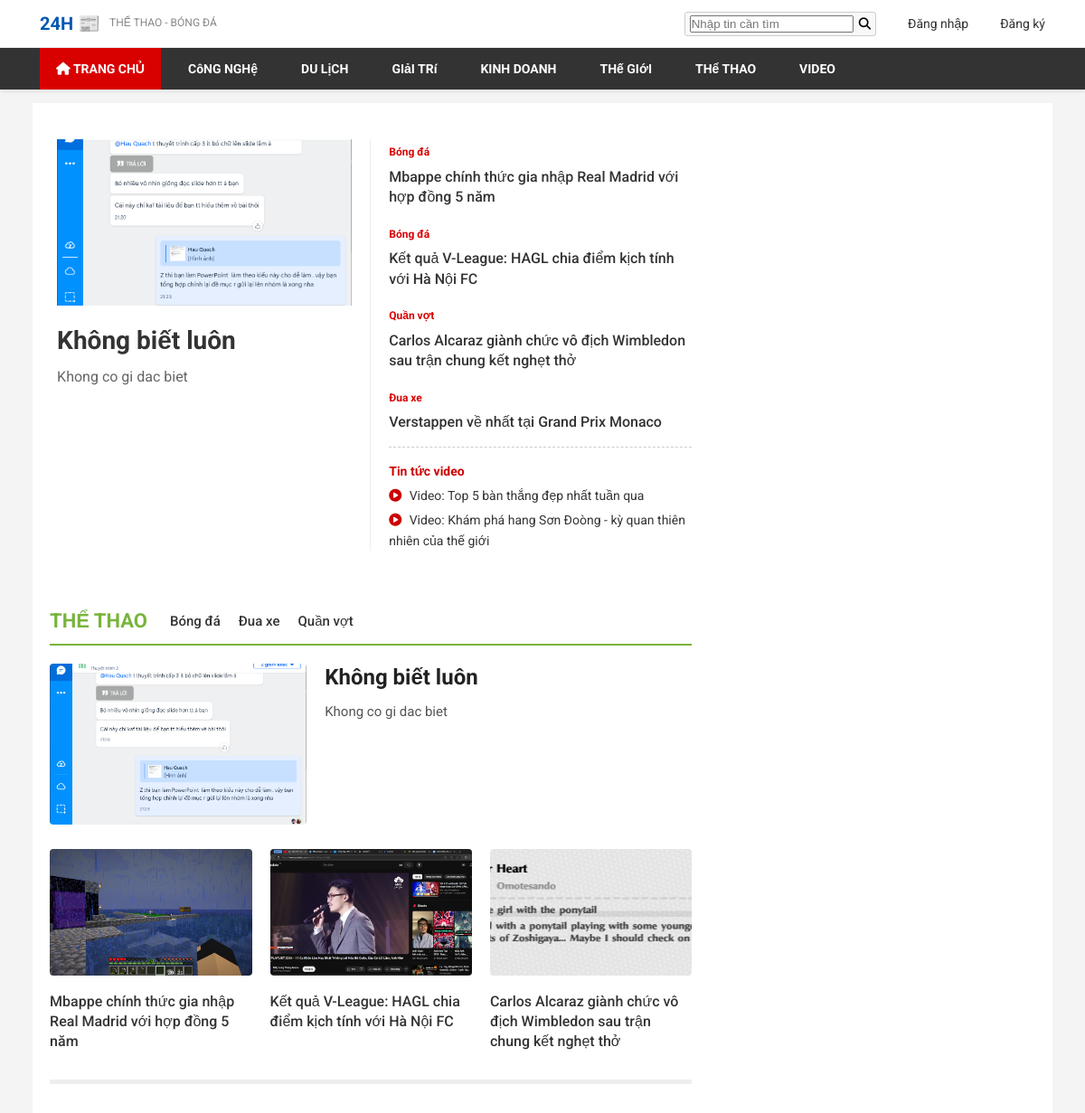
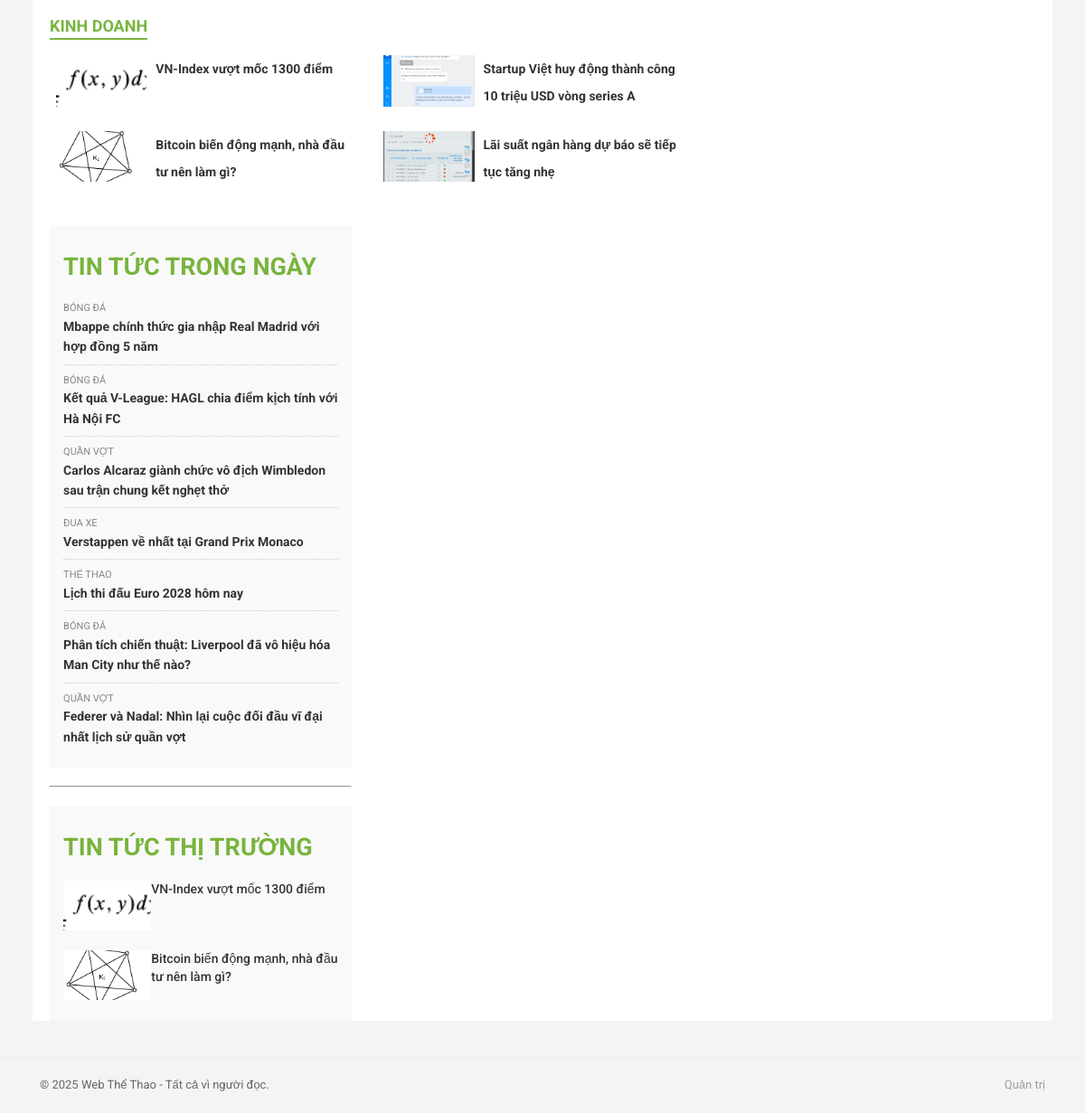
The page / on the database its author committed (2 pictures, top to bottom).
### tables this page shows
CREATE TABLE `categories` (
  `category_id` int(11) NOT NULL AUTO_INCREMENT PRIMARY KEY,
  `name` varchar(100) NOT NULL,
  `slug` varchar(120) UNIQUE NOT NULL,
  `parent_id` int(11) DEFAULT NULL
);

CREATE TABLE `articles` (
  `article_id` int(11) NOT NULL AUTO_INCREMENT PRIMARY KEY,
  `category_id` int(11) NOT NULL,
  `title` varchar(255) NOT NULL,
  `slug` varchar(255) UNIQUE NOT NULL,
  `summary` text,
  `content` text,
  `image_url` varchar(255) DEFAULT NULL,
  `author_id` int(11) DEFAULT NULL,
  `is_featured` tinyint(1) DEFAULT 0,
  `created_at` timestamp NULL DEFAULT CURRENT_TIMESTAMP
);

### index.php (the view, shortened to what the rows shown need)
<?php
require_once __DIR__ . '/classes/Article.php';
require_once __DIR__ . '/classes/ArticleRepository.php';
require_once __DIR__ . '/classes/CategoryRepository.php';
$db = Database::getInstance();
$conn = $db->getConnection();
$articleRepo = new ArticleRepository($conn);
$categoryRepo = new CategoryRepository($conn);
$featured_article = $articleRepo->getFeaturedArticle();
$top_main_articles = $articleRepo->getLatestArticles(4, true);
$sidebar_articles = $articleRepo->getLatestArticles(7, true);
$video_articles = $articleRepo->getArticlesByCategorySlug('video', 3);
$market_articles = $articleRepo->getArticlesByCategorySlug('thi-truong', 4);
$the_thao_sub_categories = $categoryRepo->getChildCategories('the-thao');
$kinh_doanh_articles = $articleRepo->getArticlesByCategorySlug('kinh-doanh', 4);
?>
<!DOCTYPE html>
<html lang="vi">
<head>
    <link rel="stylesheet" href="css/style.css">
    <link rel="stylesheet" href="https://cdnjs.cloudflare.com/ajax/libs/font-awesome/6.5.2/css/all.min.css">
</head>
<body>
    <?php require_once __DIR__ . '/includes/header.php'; ?>
    <div class="container main-content-24h" style="padding-top: 20px;">
        <div class="row d-flex">
            <div class="col-8 main-column main-column-pad">
                <section class="hightl-24h-block d-flex">
                    <?php if ($featured_article): ?>
                    <div class="hightl-24h-big hightl-24h-big--col">
                        <h2 class="hightl-title-big">
                            <a href="article.php?slug=<?php echo htmlspecialchars($featured_article->slug); ?>" class="fw-bold color-main hover-color-24h"><?php echo htmlspecialchars($featured_article->title); ?></a>
                        </h2>
                    </div>
                    <?php endif; ?>
                    <div class="hightl-24h-list" style="flex: 1; padding-left: 20px;">
                        <?php foreach ($top_main_articles as $article): ?>
                        <article class="hightl-24h-items" style="margin-bottom: 15px;">
                            <span class="hightl-24h-items-cate d-block mar-b-5">
                                <a href="category.php?slug=<?php echo htmlspecialchars($article->category_slug); ?>" class="color-24h"><?php echo htmlspecialchars($article->category_name); ?></a>
                            </span>
                            <h3>
                                <a href="article.php?slug=<?php echo htmlspecialchars($article->slug); ?>" class="d-block fw-medium color-main hover-color-24h"><?php echo htmlspecialchars($article->title); ?></a>
                            </h3>
                        </article>
                        <?php endforeach; ?>
                        <div class="video-news-block" style="padding-top: 15px; border-top: 1px dashed #ccc;">
                            <?php foreach ($video_articles as $article): ?>
                            <p class="video-item" style="margin-top: 5px;"><i class="fa fa-play-circle" style="color: #c00;"></i>
                                <a href="article.php?slug=<?php echo htmlspecialchars($article->slug); ?>" class="color-main hover-color-24h">
                                    <?php echo htmlspecialchars($article->title); ?>
                                </a>
                            </p>
                            <?php endforeach; ?>
                        </div>
                    </div>
                </section>
                <section class="category-showcase-block">
                    <header class="category-showcase-header">
                        <h2 class="category-title"><a href="category.php?slug=the-thao">THỂ THAO</a></h2>
                        <nav class="sub-category-nav">
                            <?php foreach ($the_thao_sub_categories as $sub_cat): ?>
                                <a href="category.php?slug=<?php echo htmlspecialchars($sub_cat['slug']); ?>"><?php echo htmlspecialchars($sub_cat['name']); ?></a>
                            <?php endforeach; ?>
                        </nav>
                    </header>
                </section>
                <section class="cate-news-24h-r mar-t-40">
                    <div class="box-t d-flex align-items-center mar-b-15">
                        <header class="cate-news-24h-r__tit color-24h flex-auto pos-rel">
                            <h2 class="fw-bold text-uppercase">
                                <a class="color-green-custom" href="category.php?slug=kinh-doanh"> KINH DOANH </a>
                            </h2>
                        </header>
                    </div>
                    <div class="list-news-24h row">
                        <?php foreach ($kinh_doanh_articles as $article): ?>
                        <div class="col-6" style="margin-bottom: 20px;">
                            <article class="list-news-item d-flex">
                                <a href="article.php?slug=<?php echo htmlspecialchars($article->slug); ?>" class="list-news-img">
                                    <img src="<?php echo htmlspecialchars($article->image_url ?? 'assets/placeholder_small.jpg'); ?>" alt="<?php echo htmlspecialchars($article->title); ?>" class="img-fluid">
                                </a>
                                <div class="list-news-info">
                                    <h3 class="list-news-title"><a href="article.php?slug=<?php echo htmlspecialchars($article->slug); ?>" class="fw-bold color-main hover-color-24h"><?php echo htmlspecialchars($article->title); ?></a></h3>
                                </div>
                            </article>
                        </div>
                        <?php endforeach; ?>
                    </div>
                </section>
            </div>
            <div class="col-4 sidebar-column">
                <aside class="latest-news-block">
                    <header class="latest-news-tit fw-bold d-inline-block padd-t-10 mar-b-15">
                        <h2 class="fw-bold text-uppercase color-green-custom">Tin tức trong ngày</h2>
                    </header>
                    <div class="latest-news-list">
                        <?php foreach ($sidebar_articles as $article): ?>
                        <div class="sidebar-article">
                            <h4 style="font-size: 11px; color: #888; text-transform: uppercase;"><?php echo htmlspecialchars($article->category_name); ?></h4>
                            <p><a href="article.php?slug=<?php echo htmlspecialchars($article->slug); ?>" class="color-main hover-color-24h"><?php echo htmlspecialchars($article->title); ?></a></p>
                        </div>
                        <?php endforeach; ?>
                    </div>
                </aside>
                <aside class="market-news-block">
                    <header class="latest-news-tit fw-bold d-inline-block padd-t-10 mar-b-15">
                        <h2 class="fw-bold text-uppercase color-green-custom">Tin tức thị trường</h2>
                    </header>
                    <div class="ttdn-24h-b__slide">
                        <?php foreach ($market_articles as $article): ?>
                        <article class="tttt-24h-r-sma d-flex">
                            <figure class="tttt-24h-r-sma__img pos-rel mar-r-10">
                                <a href="article.php?slug=<?php echo htmlspecialchars($article->slug); ?>">
                                    <img src="<?php echo htmlspecialchars($article->image_url ?? 'assets/placeholder_market.jpg'); ?>" alt="<?php echo htmlspecialchars($article->title); ?>" class="width-100" />
                                </a>
                            </figure>
                            <header class="tttt-24h-r-sma__tit flex-1 mw-0">
                                <h3><a class="d-block fw-medium color-main hover-color-24h" href="article.php?slug=<?php echo htmlspecialchars($article->slug); ?>"><?php echo htmlspecialchars($article->title); ?></a></h3>
                            </header>
                        </article>
                        <?php endforeach; ?>
                    </div>
                </aside>
            </div>
        </div>
    </div>
</body>
</html>

### includes/header.php (shortened to what the rows shown need)
<?php
require_once __DIR__ . '/../classes/CategoryRepository.php';
$categoryRepo = new CategoryRepository($conn);
$all_categories = $categoryRepo->getAllCategories();
$category_map = [];
foreach ($all_categories as $cat) {
    $pid = $cat['parent_id'] ?: 0;
    if (!isset($category_map[$pid])) $category_map[$pid] = [];
    $category_map[$pid][] = $cat;
}
?>
<nav class="main-nav">
    <div class="container">
        <ul>
            <?php
            foreach ($category_map[0] ?? [] as $top_cat) {
                $children = $category_map[$top_cat['id']] ?? [];
                if (empty($children)) {
                    echo '<li><a href="category.php?slug=' . htmlspecialchars($top_cat['slug']) . '">' . htmlspecialchars(strtoupper($top_cat['name'])) . '</a></li>';
                } else {
                    echo '<li class="has-children">';
                    echo '<a href="category.php?slug=' . htmlspecialchars($top_cat['slug']) . '">' . htmlspecialchars(strtoupper($top_cat['name'])) . '</a>';
                    echo '</li>';
                }
            }
            ?>
        </ul>
    </div>
</nav>

### rows shown on the page
categories: name "CôNG NGHệ"
categories: name "DU LịCH"
categories: name "GIảI TRí"
categories: name "KINH DOANH"
categories: name "THế GIớI"
categories: name "THể THAO"
categories: name "VIDEO"
articles: category.name "Đua xe", title "Verstappen về nhất tại Grand Prix Monaco", category.name "ĐUA XE"
articles: title "Video: Top 5 bàn thắng đẹp nhất tuần qua"
articles: title "Video: Khám phá hang Sơn Đoòng - kỳ quan thiên nhiên của thế giới"
categories: name "Bóng đá"
categories: name "Đua xe"
categories: name "Quần vợt"
articles: image_url (picture), title "VN-Index vượt mốc 1300 điểm"
articles: image_url (picture), title "Startup Việt huy động thành công 10 triệu USD vòng series A"
articles: image_url (picture), title "Bitcoin biến động mạnh, nhà đầu tư nên làm gì?"
articles: image_url (picture), title "Lãi suất ngân hàng dự báo sẽ tiếp tục tăng nhẹ"
articles: category.name "THỂ THAO", title "Lịch thi đấu Euro 2028 hôm nay"
articles: category.name "BÓNG ĐÁ", title "Phân tích chiến thuật: Liverpool đã vô hiệu hóa Man City như thế nào?"
articles: category.name "QUẦN VỢT", title "Federer và Nadal: Nhìn lại cuộc đối đầu vĩ đại nhất lịch sử quần vợt"

### other values the page prints
$featured_article->title "Không biết luôn"
$featured_article->summary "Khong co gi dac biet"
$article->category_name "Bóng đá"
$article->title "Mbappe chính thức gia nhập Real Madrid với hợp đồng 5 năm"
$article->title "Kết quả V-League: HAGL chia điểm kịch tính với Hà Nội FC"
$article->category_name "Quần vợt"
$article->title "Carlos Alcaraz giành chức vô địch Wimbledon sau trận chung kết nghẹt thở"
$main->title "Không biết luôn"
$main->summary "Khong co gi dac biet"
$sub->title "Mbappe chính thức gia nhập Real Madrid với hợp đồng 5 năm"
$sub->title "Kết quả V-League: HAGL chia điểm kịch tính với Hà Nội FC"
$sub->title "Carlos Alcaraz giành chức vô địch Wimbledon sau trận chung kết nghẹt thở"
$article->category_name "BÓNG ĐÁ"
$article->category_name "QUẦN VỢT"
